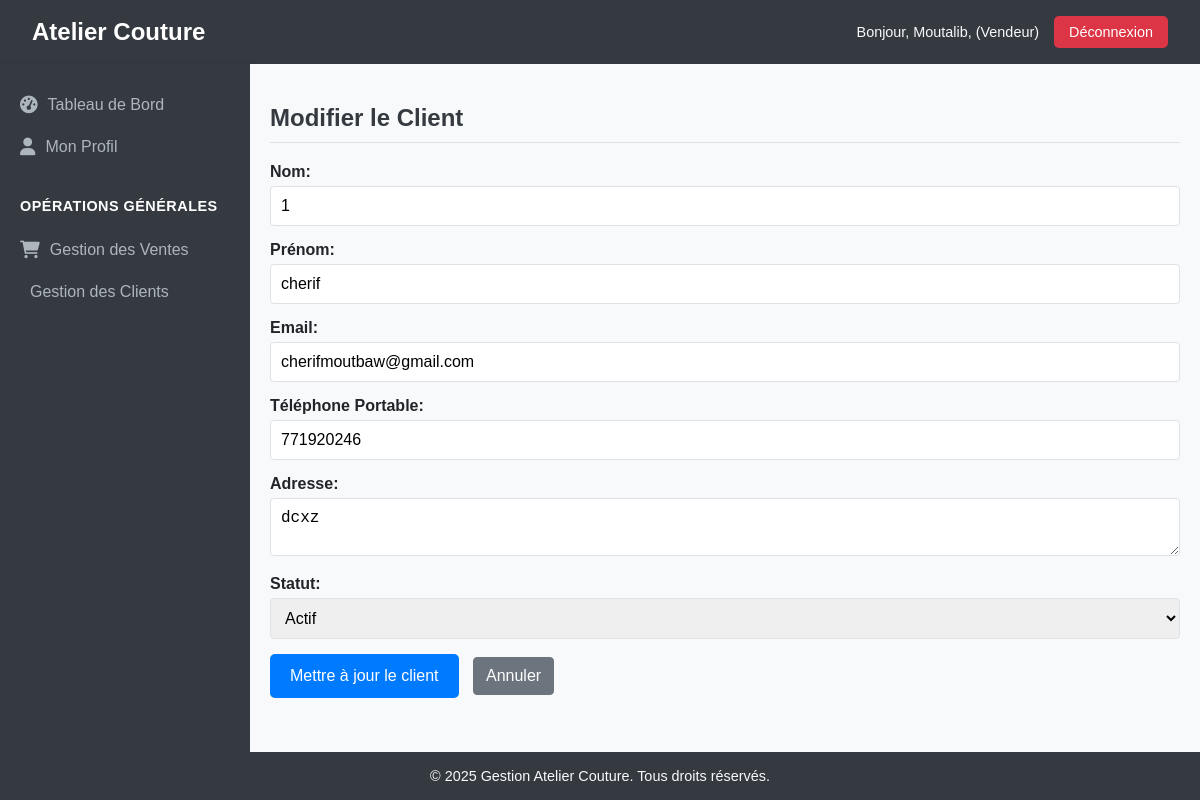
The page /index.php?action=modifierClient&id=1 (signed in) on the database its author committed.
### tables this page shows
CREATE TABLE IF NOT EXISTS `clients` (
  `client_id` int NOT NULL AUTO_INCREMENT,
  `nom` varchar(100) NOT NULL,
  `prenom` varchar(100) DEFAULT NULL,
  `telephone_portable` varchar(20) NOT NULL,
  `email` varchar(255) DEFAULT NULL,
  `adresse` varchar(255) DEFAULT NULL,
  `photo` varchar(255) DEFAULT NULL,
  `observations` text,
  `date_creation` datetime DEFAULT CURRENT_TIMESTAMP,
  `archive` tinyint(1) DEFAULT '0',
  `statut` varchar(50) NOT NULL DEFAULT 'actif',
  PRIMARY KEY (`client_id`)
);

### src/Controllers/Controller.php (called while the page is built, shortened)
<?php
abstract class Controller {
    protected function render(string $path, array $data = []): void {
        extract($data);
        require_once ROOT_PATH . '/vues/' . $path . '.php';
    }
}

### src/Controllers/ClientController.php (called while the page is built, shortened)
<?php
class ClientController extends Controller {
    private $clientService;
    public function __construct() {
        $this->clientService = new ClientService();
    }
    public function edit(int $id): void {
        $client = $this->clientService->getClientById($id);
        $errors = [];
        $formData = $client->toArray();
        $this->render('clients/ajouter_modifier', [
            'title' => 'Modifier le Client',
            'errors' => $errors,
            'formData' => $formData,
            'isEdit' => true
        ]);
    }
}

### config/config.php (called while the page is built, shortened)
<?php
spl_autoload_register(function ($class) {
    $prefix = 'App\\';
    $base_dir = ROOT_PATH . '/src/';
    $len = strlen($prefix);
    $relative_class = substr($class, $len);
    $file = $base_dir . str_replace('\\', '/', $relative_class) . '.php';
});
?>

### src/Repositories/ConnexionBD.php (called while the page is built, shortened)
<?php
class ConnexionBD {
    private static $instance = null;
    private $conn;
    private function __construct() {
        $this->host = DB_HOST;
        $this->db_name = DB_NAME;
        $this->username = DB_USER;
        $this->password = DB_PASSWORD;
        try {
            $dsn = "mysql:host={$this->host};dbname={$this->db_name};charset=utf8mb4";
            $options = [
                PDO::ATTR_ERRMODE            => PDO::ERRMODE_EXCEPTION,
                PDO::ATTR_DEFAULT_FETCH_MODE => PDO::FETCH_ASSOC,
                PDO::ATTR_EMULATE_PREPARES   => false,
            ];
            $this->conn = new PDO($dsn, $this->username, $this->password, $options);
        } catch (PDOException $e) {
            die("Erreur de connexion à la base de données : " . $e->getMessage());
        }
    }
    public static function getInstance() {
        if (self::$instance === null) {
            self::$instance = new ConnexionBD();
        }
        return self::$instance;
    }
    public function getConnexion() {
        return $this->conn;
    }
}

### src/Services/ClientService.php (called while the page is built, shortened)
<?php
class ClientService {
    private $clientRepository;
    public function __construct() {
        $this->clientRepository = new ClientRepository();
    }
    public function getClientById(int $id): ?Client {
        $clientData = $this->clientRepository->findById($id);
        if ($clientData) {
            return (new Client())->fromArray($clientData);
        }
        return null;
    }
}

### src/Repositories/BaseRepository.php (called while the page is built, shortened)
<?php
abstract class BaseRepository {
    protected $db;
    protected $table;
    protected $idColumn;
    public function __construct(string $table, string $idColumn = 'id') {
        $this->db = ConnexionBD::getInstance()->getConnexion();
        $this->table = $table;
        $this->idColumn = $idColumn;
    }
    public function findById(int $id): ?array {
        $stmt = $this->db->prepare("SELECT * FROM {$this->table} WHERE {$this->idColumn} = :id");
        $stmt->execute([':id' => $id]);
        $result = $stmt->fetch(PDO::FETCH_ASSOC);
        return $result ?: null;
    }
}

### src/Models/Client.php (called while the page is built, shortened)
<?php
class Client {
    private $client_id;
    private $nom;
    private $prenom;
    private $telephone;
    private $email;
    private $adresse;
    private $date_creation;
    private $statut;
    public function __construct(
        $client_id = null, $nom = null, $prenom = null, $telephone = null, $email = null,
        $adresse = null, $date_creation = null, $statut = 'actif'
    ) {
        $this->client_id = $client_id;
        $this->nom = $nom;
        $this->prenom = $prenom;
        $this->telephone = $telephone;
        $this->email = $email;
        $this->adresse = $adresse;
        $this->date_creation = $date_creation;
        $this->statut = $statut;
    }
    public function toArray(): array {
        return [
            'client_id' => $this->client_id,
            'nom' => $this->nom,
            'prenom' => $this->prenom,
            'email' => $this->email,
            'telephone_portable' => $this->telephone,
            'adresse' => $this->adresse,
            'date_creation' => $this->date_creation,
            'statut' => $this->statut,
        ];
    }
    public static function fromArray(array $data): self {
        return new self(
            $data['client_id'] ?? null,
            $data['nom'] ?? null,
            $data['prenom'] ?? null,
            $data['telephone_portable'] ?? null,
            $data['email'] ?? null,
            $data['adresse'] ?? null,
            $data['date_creation'] ?? null,
            $data['statut'] ?? 'actif'
        );
    }
}

### vues/clients/ajouter_modifier.php (the view, shortened to what this page needs)
<?php require_once ROOT_PATH . '/vues/includes/header.php'; ?>
<main class="content">
    <h2><?= htmlspecialchars($title) ?></h2>
    <form action="" method="POST">
        <div>
            <label for="nom">Nom:</label>
            <input type="text" id="nom" name="nom" value="<?= htmlspecialchars($formData['nom'] ?? '') ?>" required>
        </div>
        <div>
            <label for="prenom">Prénom:</label>
            <input type="text" id="prenom" name="prenom" value="<?= htmlspecialchars($formData['prenom'] ?? '') ?>" required>
        </div>
        <div>
            <label for="email">Email:</label>
            <input type="email" id="email" name="email" value="<?= htmlspecialchars($formData['email'] ?? '') ?>" required>
        </div>
        <div>
            <label for="telephone_portable">Téléphone Portable:</label>
            <input type="text" id="telephone_portable" name="telephone_portable" value="<?= htmlspecialchars($formData['telephone_portable'] ?? '') ?>">
        </div>
        <div>
            <label for="adresse">Adresse:</label>
            <textarea id="adresse" name="adresse"><?= htmlspecialchars($formData['adresse'] ?? '') ?></textarea>
        </div>
        <div>
            <label for="statut">Statut:</label>
            <select id="statut" name="statut" required>
                <option value="actif" <?= ($formData['statut'] ?? 'actif') === 'actif' ? 'selected' : '' ?>>Actif</option>
            </select>
        </div>
        <button type="submit" class="btn btn-primary"><?= $isEdit ? 'Mettre à jour' : 'Ajouter' ?> le client</button>
        <a href="<?= BASE_URL ?>index.php?action=clients" class="btn btn-secondary">Annuler</a>
    </form>
</main>
<?php require_once ROOT_PATH . '/vues/includes/footer.php'; ?>

### public/assets/css/style.css (style rules this page uses)
:root { --primary-color: #007bff; --secondary-color: #6c757d; --success-color: #28a745; --warning-color: #ffc107; --danger-color: #dc3545; --info-color: #17a2b8; --light-color: #f8f9fa; --dark-color: #343a40; --header-bg: #343a40; --sidebar-bg: #343a40; --sidebar-link-color: #adb5bd; --sidebar-link-hover-bg: #495057; --sidebar-active-link-bg: #007bff; --content-bg: #f8f9fa; --border-color: #dee2e6; --text-color: #212529; }
body { font-family: Arial, sans-serif; margin: 0; padding: 0; display: flex; flex-direction: column; min-height: 100vh; background-color: var(--content-bg); color: var(--text-color); }
.content { flex: 1; padding: 20px; background-color: var(--content-bg); overflow-y: auto; }
.content h2 { color: var(--dark-color); margin-bottom: 20px; border-bottom: 1px solid var(--border-color); padding-bottom: 10px; }
.btn { display: inline-block; font-weight: 400; color: white; text-align: center; vertical-align: middle; -webkit-user-select: none; -moz-user-select: none; -ms-user-select: none; user-select: none; background-color: transparent; border: 1px solid transparent; padding: 0.375rem 0.75rem; font-size: 1rem; line-height: 1.5; border-radius: 0.25rem; transition: color 0.15s ease-in-out, background-color 0.15s ease-in-out, border-color 0.15s ease-in-out, box-shadow 0.15s ease-in-out; text-decoration: none; }
.btn-primary { color: white; background-color: var(--primary-color); border-color: var(--primary-color); }
.btn-secondary { color: white; background-color: var(--secondary-color); border-color: var(--secondary-color); }
form div { margin-bottom: 15px; }
form label { display: block; margin-bottom: 5px; font-weight: bold; }
form input[type="text"], form input[type="email"], form input[type="password"], form input[type="number"], form textarea, form select { width: 100%; padding: 10px; border: 1px solid var(--border-color); border-radius: 4px; box-sizing: border-box; font-size: 1rem; }
form input[type="submit"], form button[type="submit"] { background-color: var(--primary-color); color: white; padding: 10px 20px; border: none; border-radius: 5px; cursor: pointer; font-size: 1rem; margin-right: 10px; }

### rows shown on the page
clients: nom "1", prenom "cherif", email "cherifmoutbaw@gmail.com", telephone_portable "771920246", adresse "dcxz", statut "Actif"

### other values the page prints
$_SESSION['user_prenom'] "Moutalib"
$_SESSION['user_role'] "Vendeur"
$title "Modifier le Client"
